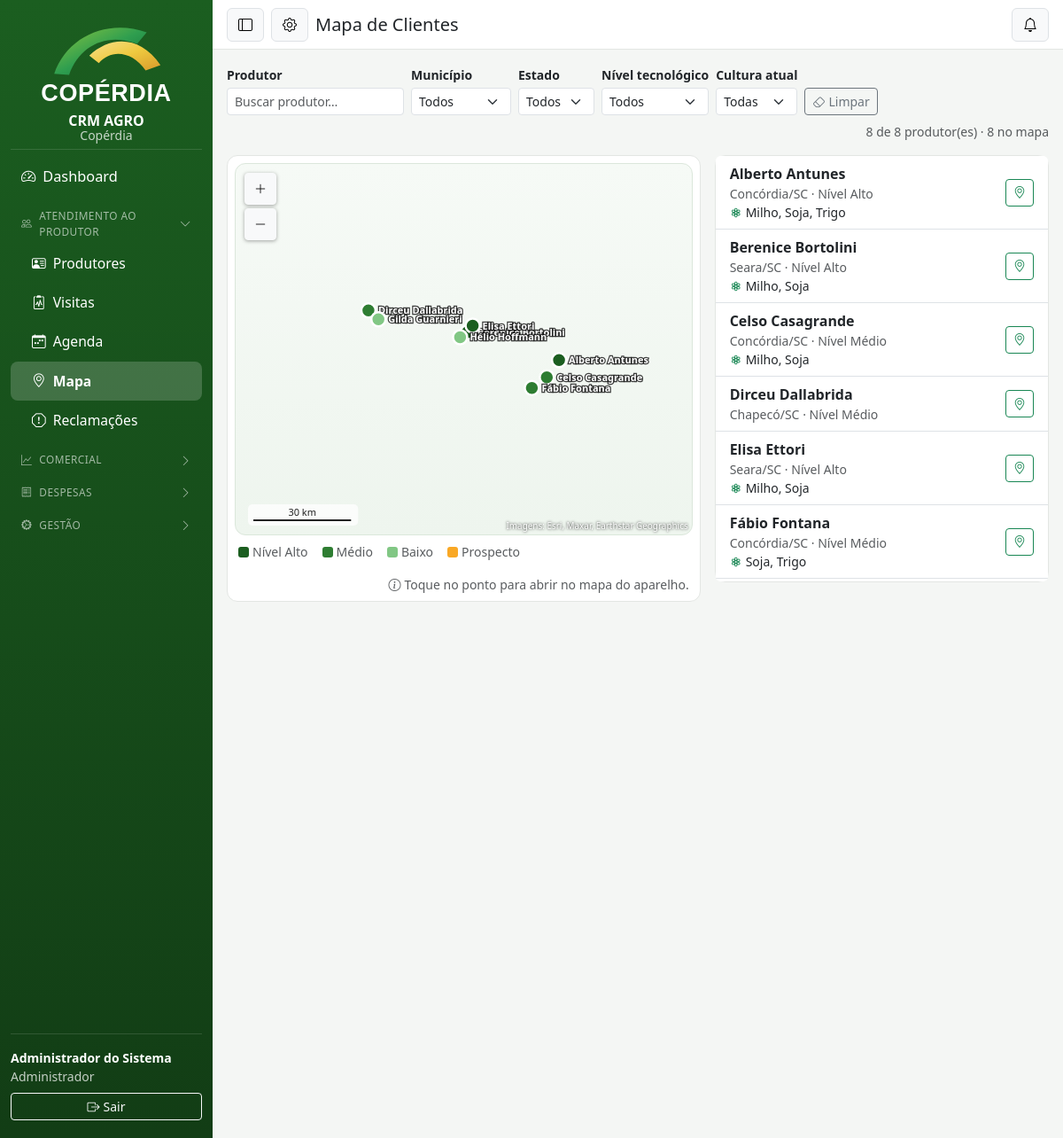
/index.php?r=mapa (signed in), run on the app's committed database.
### tables this page shows
CREATE TABLE clientes (
  id INT AUTO_INCREMENT PRIMARY KEY,
  nome VARCHAR(160) NOT NULL,
  situacao ENUM('Associado','Não Associado') NOT NULL DEFAULT 'Associado',
  cpf_cnpj VARCHAR(20),
  telefone VARCHAR(30),
  telefone2 VARCHAR(30),
  email VARCHAR(160),
  endereco VARCHAR(255),
  municipio VARCHAR(120),
  linha VARCHAR(120) COMMENT 'linha/localidade rural (comunidade)',
  estado CHAR(2) DEFAULT 'SC',
  filial_id INT,
  latitude DECIMAL(10,7),
  longitude DECIMAL(10,7),
  responsavel_id INT COMMENT 'usuário (vendedor/técnico) dono da carteira',
  nivel_tecnologico ENUM('Alto','Médio','Baixo') NOT NULL DEFAULT 'Médio',
  volume_compra_anual DECIMAL(14,2) NOT NULL DEFAULT 0,
  potencial_venda DECIMAL(14,2) NOT NULL DEFAULT 0,
  limite_credito DECIMAL(14,2) NOT NULL DEFAULT 0,
  prospecto TINYINT(1) NOT NULL DEFAULT 0 COMMENT 'pré-cadastro (cliente em prospecção)',
  cod_erp INT NULL COMMENT 'código do cliente no ERP (vincula as cargas do Qlik)',
  segmento CHAR(1) NULL COMMENT 'segmento calculado (A/B/C/D/P) — cache do SegmentacaoService',
  segmento_manual CHAR(1) NULL COMMENT 'segmento fixado pelo gestor (prevalece sobre o calculado)',
  ativo TINYINT(1) NOT NULL DEFAULT 1,
  criado_em DATETIME NOT NULL DEFAULT CURRENT_TIMESTAMP,
  FOREIGN KEY (filial_id) REFERENCES filiais(id),
  FOREIGN KEY (responsavel_id) REFERENCES usuarios(id)
);

### app/Views/mapa.php (the view, shortened to what the rows shown need)
<div class="row g-3">
  <div class="col-lg-5">
    <div class="card"><div class="list-group list-group-flush" id="mapaLista" style="max-height:480px;overflow:auto">
      <?php foreach ($clientes as $c): ?>
      <div class="list-group-item d-flex align-items-center gap-2 item-mapa"
           data-nome="<?= e(mb_strtolower($c['nome'])) ?>"
           data-municipio="<?= e(mb_strtolower($c['municipio'] ?? '')) ?>"
           data-estado="<?= e(mb_strtolower($c['estado'] ?? '')) ?>"
           data-nivel="<?= e(mb_strtolower($c['nivel_tecnologico'] ?? '')) ?>"
           data-culturas="<?= e(mb_strtolower($c['culturas'])) ?>">
        <div class="flex-grow-1">
          <div class="fw-semibold"><?= e($c['nome']) ?>
            <?php if ($c['prospecto']): ?><span class="badge text-bg-warning ms-1">Prospecto</span><?php endif; ?></div>
          <div class="small text-muted"><?= e($c['municipio'] ?? '—') ?><?= $c['estado'] ? '/' . e($c['estado']) : '' ?> · Nível <?= e($c['nivel_tecnologico']) ?></div>
          <?php if ($c['culturas']): ?>
            <div class="small"><i class="bi bi-flower3 text-success me-1"></i><?= e($c['culturas']) ?></div>
          <?php endif; ?>
        </div>
        <?php if ($c['latitude'] && $c['longitude']): ?>
        <a class="btn btn-sm btn-outline-success" href="https://www.google.com/maps/search/?api=1&query=<?= $c['latitude'] ?>,<?= $c['longitude'] ?>" target="_blank" title="Abrir no mapa"><i class="bi bi-geo-alt"></i></a>
        <?php else: ?><span class="badge text-bg-light border text-muted">sem GPS</span><?php endif; ?>
      </div>
      <?php endforeach; ?>
    </div></div>
  </div>
</div>

### data on the page
clientes: nome "Alberto Antunes", municipio "Concórdia", estado "SC", nivel_tecnologico "Alto", culturas "Milho, Soja, Trigo"
clientes: nome "Berenice Bortolini", municipio "Seara", estado "SC", nivel_tecnologico "Alto", culturas "Milho, Soja"
clientes: nome "Celso Casagrande", municipio "Concórdia", estado "SC", nivel_tecnologico "Médio", culturas "Milho, Soja"
clientes: nome "Dirceu Dallabrida", municipio "Chapecó", estado "SC", nivel_tecnologico "Médio"
clientes: nome "Elisa Ettori", municipio "Seara", estado "SC", nivel_tecnologico "Alto", culturas "Milho, Soja"
clientes: nome "Fábio Fontana", municipio "Concórdia", estado "SC", nivel_tecnologico "Médio", culturas "Soja, Trigo"

### other printed values
$rotulo "Dashboard"
$gLabel "ATENDIMENTO AO PRODUTOR"
$rotulo "Produtores"
$rotulo "Visitas"
$rotulo "Agenda"
$rotulo "Mapa"
$rotulo "Reclamações"
$gLabel "COMERCIAL"
$gLabel "DESPESAS"
$gLabel "GESTÃO"
Auth::usuario()['nome'] "Administrador do Sistema"
Auth::perfil() "Administrador"
$titulo "Mapa de Clientes"
